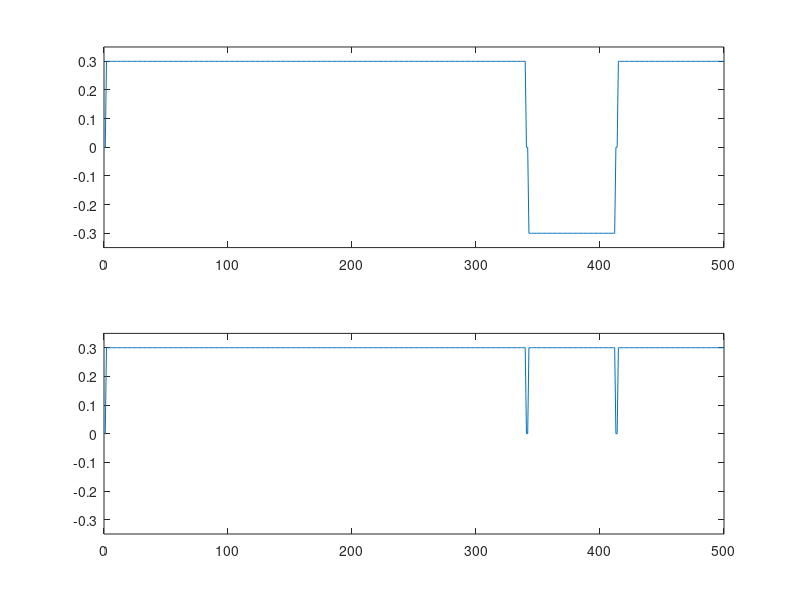

Reproduce this figure in MATLAB.
%% Basic motion control 3.1 Plots the motorspeeds versus time.
clc
clear
F = importdata('data_log2.dat');
t = linspace(0, 500, 500);
subplot(2,1,1)
plot(t,F(:,2))
xlim([0 500]);
ylim([-0.35 0.35]);
subplot(2,1,2)
plot(t,F(:,3))
xlim([0 500]);
ylim([-0.35 0.35]);